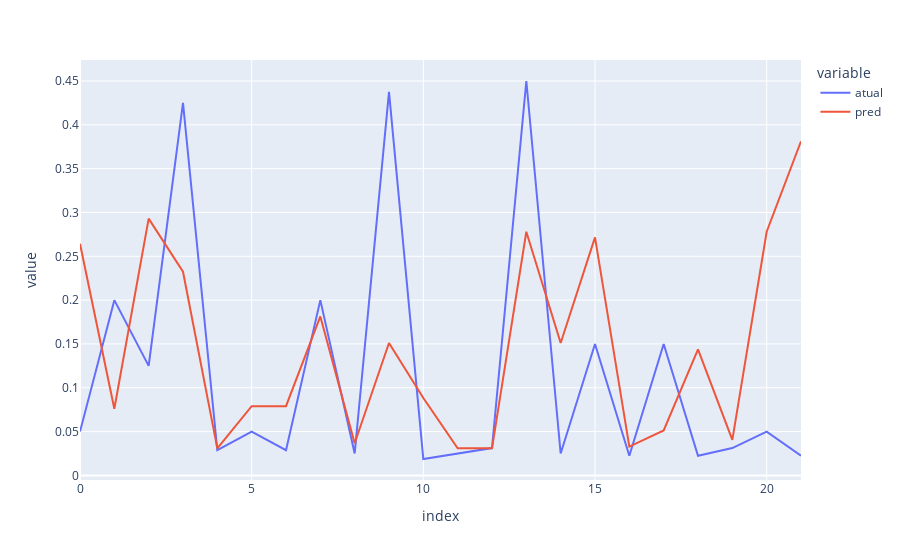

The notebook cell this image was saved under:
### Code cell
import plotly.express as px

fig = px.line(compara1, x=compara1.index, y=['atual','pred'])
fig.show()

### Figure 1 — Plotly figure (JSON) as saved in the notebook; plotly's stock layout.template omitted (floating-point values rounded to 4 significant figures)
{"data": [{"hovertemplate": "variable=atual<br>index=%{x}<br>value=%{y}<extra></extra>", "legendgroup": "atual", "line": {"color": "#636efa", "dash": "solid"}, "marker": {"symbol": "circle"}, "mode": "lines", "name": "atual", "orientation": "v", "showlegend": true, "type": "scatter", "x": [0, 1, 2, 3, 4, 5, 6, 7, 8, 9, 10, 11, 12, 13, 14, 15, 16, 17, 18, 19, 20, 21], "xaxis": "x", "y": [0.05, 0.2, 0.125, 0.425, 0.02875, 0.05, 0.02875, 0.2, 0.025, 0.4375, 0.01875, 0.025, 0.03125, 0.45, 0.025, 0.15, 0.0225, 0.15, 0.0225, 0.03125, 0.05, 0.0225], "yaxis": "y"}, {"hovertemplate": "variable=pred<br>index=%{x}<br>value=%{y}<extra></extra>", "legendgroup": "pred", "line": {"color": "#EF553B", "dash": "solid"}, "marker": {"symbol": "circle"}, "mode": "lines", "name": "pred", "orientation": "v", "showlegend": true, "type": "scatter", "x": [0, 1, 2, 3, 4, 5, 6, 7, 8, 9, 10, 11, 12, 13, 14, 15, 16, 17, 18, 19, 20, 21], "xaxis": "x", "y": [0.2643, 0.07614, 0.293, 0.2324, 0.03084, 0.07898, 0.07898, 0.1814, 0.03674, 0.1511, 0.08841, 0.03097, 0.03097, 0.278, 0.1511, 0.2716, 0.03292, 0.05129, 0.1439, 0.04065, 0.278, 0.3813], "yaxis": "y"}], "layout": {"legend": {"title": {"text": "variable"}, "tracegroupgap": 0}, "margin": {"t": 60}, "xaxis": {"anchor": "y", "domain": [0, 1], "title": {"text": "index"}}, "yaxis": {"anchor": "x", "domain": [0, 1], "title": {"text": "value"}}}}
